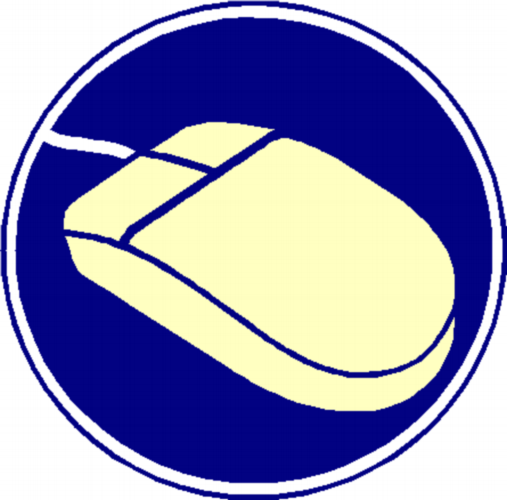
#> input picture Mouse01.bmp, 507 x 500 px
$ python ai_emb.py
#> lines starting #> are read from the running program, lines starting #| are printed output that depends on the picture; after the words box and inside, x2 and y2 are one past the last pixel; in counts of white or black regions, pixels touching at a corner belong together
import cv2
import numpy as np
from sklearn.cluster import KMeans
import svgwrite


# --- Helper Functions ---

def rgb_to_hex(rgb):
    """Converts a NumPy RGB array to a valid SVG hex color string (e.g., #131e19)."""
    return f'#{rgb[0]:02x}{rgb[1]:02x}{rgb[2]:02x}'


def is_inside_hole(point, outer_contour_idx, all_contours, all_hierarchy):
    """Checks if a point is inside any hole associated with the given outer_contour_idx."""
    for j, h_data in enumerate(all_hierarchy):
        # h_data[3] is the parent index. If it matches the outer contour's index, it's a hole.
        if h_data[3] == outer_contour_idx:
            hole_contour = all_contours[j]
            if cv2.pointPolygonTest(hole_contour, point, measureDist=False) >= 0:
                return True
    return False


# --- Main Vectorization Function ---

def vectorize_image_wu(image_path, n_colors=8, line_distance=5, hatch_angle=-45.0, stroke_thickness=1.0, random_seed=42,
                       epsilon_factor_outer=0.01, epsilon_factor_hole=0.04):
    # 1. Load Image and Quantize
#> called with image_path = 'Mouse01.bmp', n_colors = 15, line_distance = 3, hatch_angle = 45, stroke_thickness = 0.5, random_seed = 42, epsilon_factor_outer = 0.001, epsilon_factor_hole = 0.002
    image = cv2.imread(image_path)
#> image is the input picture: shape (500, 507, 3); mean B, G, R 182.8, 144.8, 144.8
    if image is None:
        return
    image_rgb = cv2.cvtColor(image, cv2.COLOR_BGR2RGB)
    h, w, d = image_rgb.shape
#> h = 500; w = 507; d = 3
    pixels = image_rgb.reshape((-1, d))

    kmeans = KMeans(n_clusters=n_colors, random_state=random_seed, n_init=10).fit(pixels)
    quantized_pixels = kmeans.cluster_centers_[kmeans.labels_]
    quantized_image = quantized_pixels.reshape((h, w, d)).astype(np.uint8)
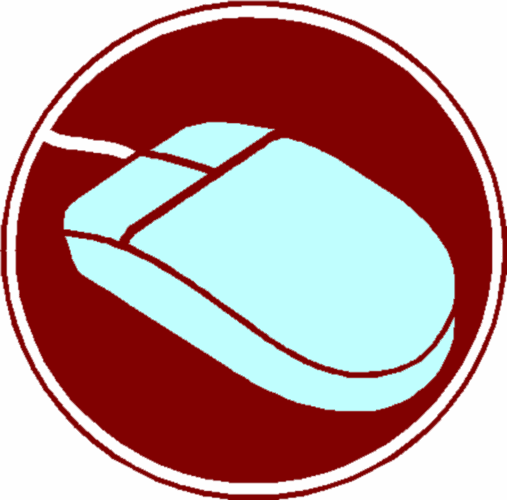
#> quantized_image: shape (500, 507, 3); mean of channels 0, 1, 2 144.2, 144.2, 182.2; drawn as B, G, R
    color_palette = kmeans.cluster_centers_.astype(np.uint8)
#> color_palette = 15 rows, first 8: [1, 1, 129], [254, 254, 192], [254, 254, 254], [142, 142, 199], [60, 60, 153], [234, 234, 244], [221, 221, 184], [110, 110, 175]

    color_data = []

    # 2. Masking, Contour Extraction, and ADAPTIVE SIMPLIFICATION
    for i, color_rgb in enumerate(color_palette):
        mask = np.all((quantized_image == color_rgb), axis=2).astype(np.uint8) * 255

        # Extract raw contours and hierarchy
        contours, hierarchy = cv2.findContours(mask, cv2.RETR_TREE, cv2.CHAIN_APPROX_SIMPLE)
        if hierarchy is None:
            color_data.append({'color': color_rgb, 'contours': [], 'hierarchy': []})
            continue

        simplified_contours = []
        hierarchy_data = hierarchy[0]

        # ADAPTIVE SIMPLIFICATION based on Hierarchy
        for idx, contour in enumerate(contours):
            # Check the Parent Index (position 3)
            if hierarchy_data[idx][3] == -1:
                # Outer boundary: Use less simplification
                epsilon_factor = epsilon_factor_outer
            else:
                # Hole: Use more simplification
                epsilon_factor = epsilon_factor_hole

            perimeter = cv2.arcLength(contour, closed=True)
            epsilon = epsilon_factor * perimeter
            approx_contour = cv2.approxPolyDP(contour, epsilon, closed=True)
            simplified_contours.append(approx_contour)

        color_data.append({
            'color': color_rgb,
            'contours': simplified_contours,
            'hierarchy': hierarchy_data
        })
#> this loop made 15 passes
#> (color_rgb, contours) on passes 4 to 15: ([142, 142, 199], 551 contours, all with area under 20), ([60, 60, 153], 747 contours, all with area under 20), ([234, 234, 244], 699 contours, all with area under 20), ([221, 221, 184], 394 contours, all with area under 20), ([110, 110, 175], 751 contours, all with area under 20), ([175, 175, 215], 545 contours, all with area under 20), ([37, 37, 143], 884 contours, all with area under 20), ([183, 183, 174], 351 contours, all with area under 20), ([17, 17, 135], 1000 contours, all with area under 20), ([83, 83, 163], 770 contours, all with area under 20), ([146, 146, 165], 363 contours, all with area under 20), ([206, 206, 230], 647 contours, all with area under 20)
#> pass 1, in vectorize_image_wu, `mask = np.all((quantized_image == color_rgb), axis=2).astype(np.uint8)..`:
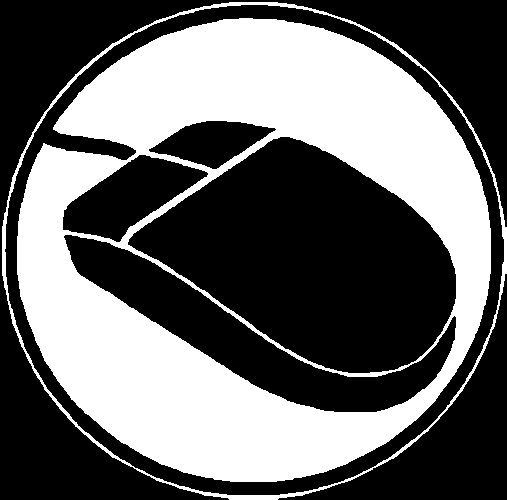
#> mask: shape (500, 507); 40.2% white; 2 white regions, box (x1, y1, x2, y2) and area: (17, 18, 491, 482) 97128, (2, 2, 507, 500) 4803
#> pass 2, in vectorize_image_wu, `mask = np.all((quantized_image == color_rgb), axis=2).astype(np.uint8)..`:
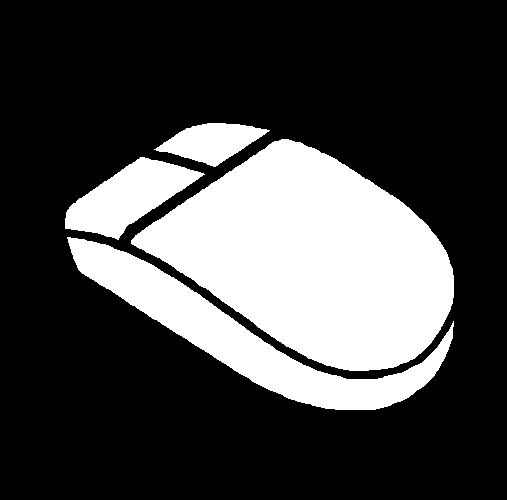
#> mask: shape (500, 507); 27.3% white; 4 white regions, box (x1, y1, x2, y2) and area: (131, 139, 454, 371) 45348, (67, 237, 454, 410) 15476, (65, 157, 205, 240) 5653, (154, 123, 270, 167) 2837
#> pass 3, in vectorize_image_wu, `mask = np.all((quantized_image == color_rgb), axis=2).astype(np.uint8)..`:
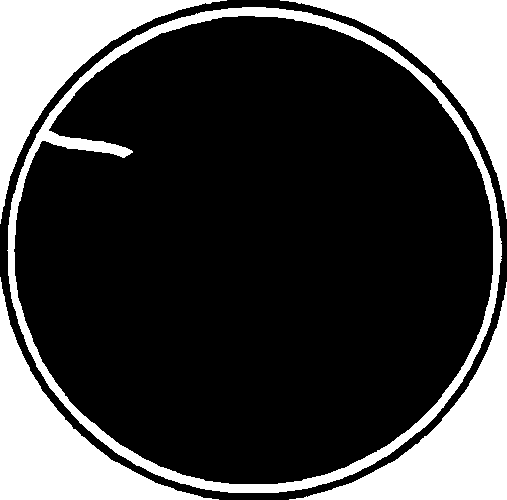
#> mask: shape (500, 507); 26.3% white; 5 white regions, box (x1, y1, x2, y2) and area: (7, 7, 502, 493) 13598, (0, 0, 227, 224) 13489, (280, 0, 507, 219) 13274, (0, 277, 219, 500) 13254, (289, 282, 507, 500) 13033
#> after the loop:
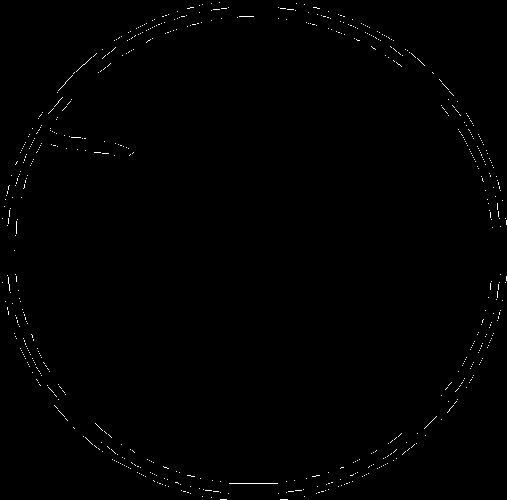
#> mask: shape (500, 507); 0.5% white in thin lines or dots
#> after the loop, color_data = 15 items

    # 3. Geometric Preparation & CONTOUR ROTATION (Fix for hole check mismatch)
    center = (w // 2, h // 2)
#> center = (253, 250)
    M = cv2.getRotationMatrix2D(center, hatch_angle, 1.0)
    M_inv = cv2.getRotationMatrix2D(center, -hatch_angle, 1.0)

    rotated_color_data = []
    for data in color_data:
        rotated_contours_for_color = []
        for contour in data['contours']:
            contour_float = contour.astype(np.float32)
            rotated_contour = cv2.transform(contour_float, M)
            rotated_contours_for_color.append(rotated_contour)

        rotated_color_data.append({
            'color': data['color'],
            'contours': rotated_contours_for_color,  # NOW ROTATED
            'hierarchy': data['hierarchy']
        })
#> this loop made 15 passes
#> after the loop, rotated_color_data = 15 items

    # 4. Custom Line Fill using OPTIMIZED SVG PATH DATA
    dwg = svgwrite.Drawing('output_final_optimized.svg', size=(w, h), profile='tiny')

    for data in rotated_color_data:
        color_hex = rgb_to_hex(data['color'])
        contours = data['contours']
        hierarchy = data['hierarchy']
        outer_contours_indices = [idx for idx, h_data in enumerate(hierarchy) if h_data[3] == -1]

        # Initialize Path Data string for this color/area
        path_data_d = ""

        for idx in outer_contours_indices:
            outer_contour = contours[idx]
            x, y, bw, bh = cv2.boundingRect(outer_contour)

            for y_line in range(y, y + bh, line_distance):
                is_drawing = False
                start_x = -1

                for x_pos in range(x, x + bw):
                    point_rotated = (x_pos, y_line)

                    is_inside_outer = cv2.pointPolygonTest(outer_contour, point_rotated, measureDist=False) >= 0
                    is_outside_holes = not is_inside_hole(point_rotated, idx, contours, hierarchy)
                    is_valid_point = is_inside_outer and is_outside_holes

                    if is_valid_point:
                        if not is_drawing:
                            is_drawing = True
                            start_x = x_pos
                    else:
                        if is_drawing:
                            # INVERSE TRANSFORMATION of Line Segment
                            points_to_transform = np.array([[start_x, y_line], [x_pos, y_line]],
                                                           dtype=np.float32).reshape(-1, 1, 2)
                            points_transformed = cv2.transform(points_to_transform, M_inv).reshape(-1, 2)

                            # SVG PATH DATA ACCUMULATION (Optimized M L commands)
                            start_pt = points_transformed[0]
                            end_pt = points_transformed[1]
                            path_data_d += f"M {start_pt[0]:.2f} {start_pt[1]:.2f} L {end_pt[0]:.2f} {end_pt[1]:.2f} "

                            is_drawing = False

                if is_drawing:
                    points_to_transform = np.array([[start_x, y_line], [x + bw, y_line]],
                                                   dtype=np.float32).reshape(-1, 1, 2)
                    points_transformed = cv2.transform(points_to_transform, M_inv).reshape(-1, 2)

                    # SVG PATH DATA ACCUMULATION (End of scan line)
                    start_pt = points_transformed[0]
                    end_pt = points_transformed[1]
                    path_data_d += f"M {start_pt[0]:.2f} {start_pt[1]:.2f} L {end_pt[0]:.2f} {end_pt[1]:.2f} "

        # FINAL: Add the single PATH element to the drawing for the entire color
        if path_data_d:
            dwg.add(dwg.path(
                d=path_data_d.strip(),
                stroke=color_hex,
                stroke_width=stroke_thickness,
                fill='none'
            ))

    dwg.save()
    print("Processing complete. Results saved to 'output_final_optimized.svg'")
    return quantized_image, color_palette


# Example Usage:
# INPUT_IMAGE = "logo0.bmp"
INPUT_IMAGE = "Mouse01.bmp"
vectorize_image_wu(INPUT_IMAGE, n_colors=15, hatch_angle=45.0, line_distance=3, stroke_thickness=0.5,
                   epsilon_factor_outer=0.001, epsilon_factor_hole=0.002)
#> (the call stopped at in vectorize_image_wu, `dwg = svgwrite.Drawing('output_final_optimized.svg', size=(w, h), prof..`: svgwrite is not available in this run)
